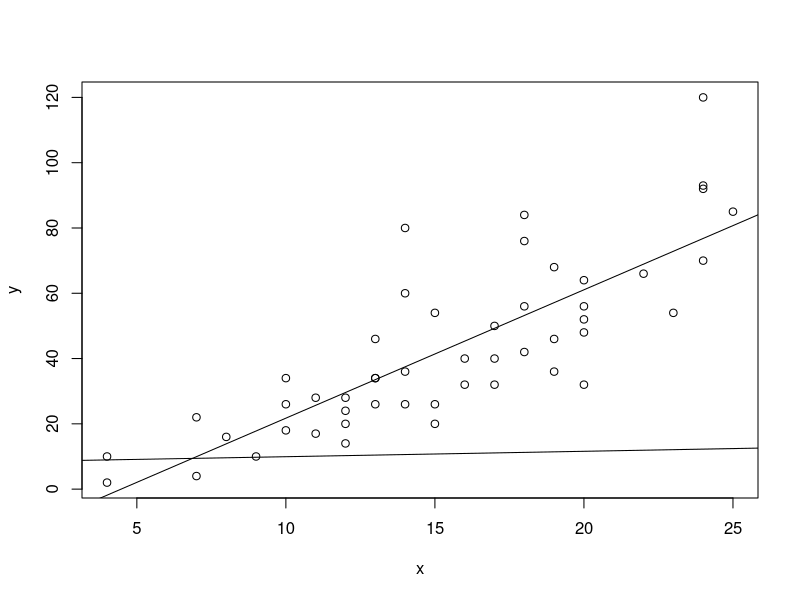

The R source for this figure:
data = cars
x = data$speed
y = data$dist
mod1 = lm(x~y)
mod2 = lm(y~x)
plot(x, y)
abline(mod1)
abline(mod2)
cx = mod1$coefficients
y = 85
pred = cx["(Intercept)"] + (cx["y"])*y
pred